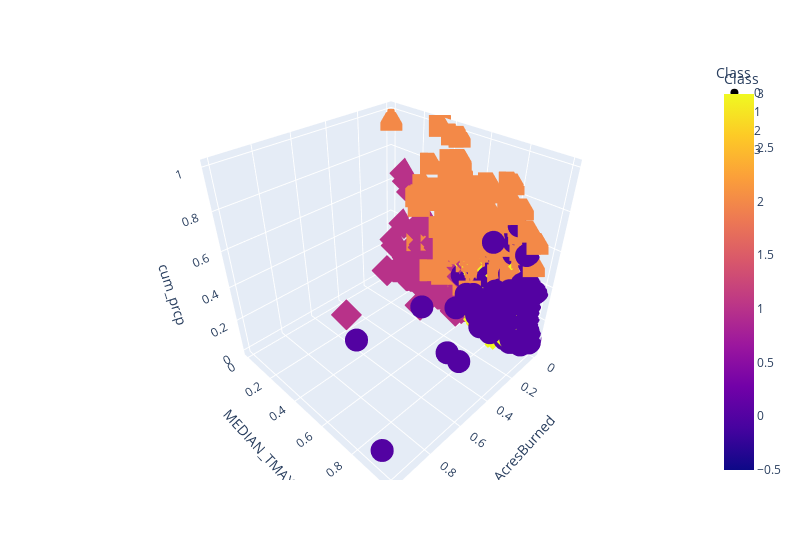

Source (notebook cell):
### Code cell
fig = px.scatter_3d(
    new_results1,
x="AcresBurned",
    y="MEDIAN_TMAX",
    z="cum_prcp",
color="Class",
    symbol="Class", hover_data=["Counties","Year-Month"],
    width=800
)
#fig.update_layout(legend=dict(x=0, y=1))
fig.show()

### Figure 1 — Plotly figure (JSON) as saved in the notebook; plotly's stock layout.template omitted (floating-point values rounded to 4 significant figures; data arrays with more than 128 entries replaced by an {"elided": "..."} marker saying what was removed)
{"data": [{"customdata": {"elided": "399x2 str values"}, "hovertemplate": "Class=%{marker.color}<br>AcresBurned=%{x}<br>MEDIAN_TMAX=%{y}<br>cum_prcp=%{z}<br>Counties=%{customdata[0]}<br>Year-Month=%{customdata[1]}<extra></extra>", "legendgroup": "0", "marker": {"color": {"elided": "399 int values"}, "coloraxis": "coloraxis", "symbol": "circle"}, "mode": "markers", "name": "0", "scene": "scene", "showlegend": true, "type": "scatter3d", "x": {"elided": "399 float values"}, "y": {"elided": "399 float values"}, "z": {"elided": "399 float values"}}, {"customdata": {"elided": "309x2 str values"}, "hovertemplate": "Class=%{marker.color}<br>AcresBurned=%{x}<br>MEDIAN_TMAX=%{y}<br>cum_prcp=%{z}<br>Counties=%{customdata[0]}<br>Year-Month=%{customdata[1]}<extra></extra>", "legendgroup": "1", "marker": {"color": {"elided": "309 int values"}, "coloraxis": "coloraxis", "symbol": "diamond"}, "mode": "markers", "name": "1", "scene": "scene", "showlegend": true, "type": "scatter3d", "x": {"elided": "309 float values"}, "y": {"elided": "309 float values"}, "z": {"elided": "309 float values"}}, {"customdata": {"elided": "343x2 str values"}, "hovertemplate": "Class=%{marker.color}<br>AcresBurned=%{x}<br>MEDIAN_TMAX=%{y}<br>cum_prcp=%{z}<br>Counties=%{customdata[0]}<br>Year-Month=%{customdata[1]}<extra></extra>", "legendgroup": "2", "marker": {"color": {"elided": "343 int values"}, "coloraxis": "coloraxis", "symbol": "square"}, "mode": "markers", "name": "2", "scene": "scene", "showlegend": true, "type": "scatter3d", "x": {"elided": "343 float values"}, "y": {"elided": "343 float values"}, "z": {"elided": "343 float values"}}, {"customdata": {"elided": "435x2 str values"}, "hovertemplate": "Class=%{marker.color}<br>AcresBurned=%{x}<br>MEDIAN_TMAX=%{y}<br>cum_prcp=%{z}<br>Counties=%{customdata[0]}<br>Year-Month=%{customdata[1]}<extra></extra>", "legendgroup": "3", "marker": {"color": {"elided": "435 int values"}, "coloraxis": "coloraxis", "symbol": "x"}, "mode": "markers", "name": "3", "scene": "scene", "showlegend": true, "type": "scatter3d", "x": {"elided": "435 float values"}, "y": {"elided": "435 float values"}, "z": {"elided": "435 float values"}}], "layout": {"coloraxis": {"colorbar": {"title": {"text": "Class"}}, "colorscale": [[0, "#0d0887"], [0.1111, "#46039f"], [0.2222, "#7201a8"], [0.3333, "#9c179e"], [0.4444, "#bd3786"], [0.5556, "#d8576b"], [0.6667, "#ed7953"], [0.7778, "#fb9f3a"], [0.8889, "#fdca26"], [1, "#f0f921"]]}, "legend": {"title": {"text": "Class"}, "tracegroupgap": 0}, "margin": {"t": 60}, "scene": {"domain": {"x": [0, 1], "y": [0, 1]}, "xaxis": {"title": {"text": "AcresBurned"}}, "yaxis": {"title": {"text": "MEDIAN_TMAX"}}, "zaxis": {"title": {"text": "cum_prcp"}}}, "width": 800}}
